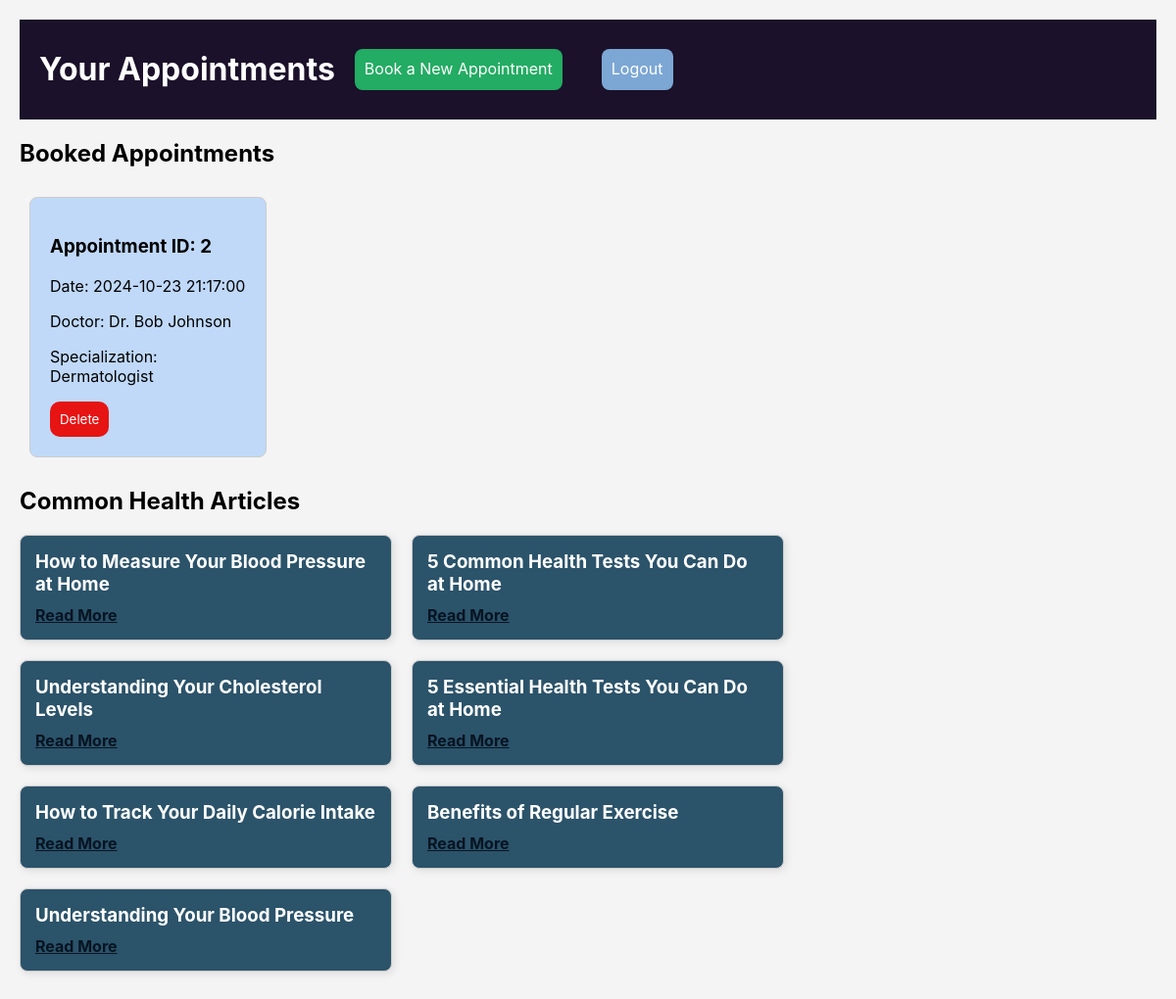
/dashboard.php (signed in), run on the app's committed database.
### tables this page shows
CREATE TABLE `appointments` (
  `id` int(11) NOT NULL,
  `user_id` int(11) NOT NULL,
  `appointment_date` datetime NOT NULL,
  `doctor_id` int(11) NOT NULL
);

CREATE TABLE `doctors` (
  `id` int(11) NOT NULL,
  `name` varchar(100) NOT NULL,
  `specialization` varchar(100) NOT NULL
);

CREATE TABLE `articles` (
  `id` int(11) NOT NULL,
  `title` varchar(255) NOT NULL,
  `content` text NOT NULL
);

### dashboard.php (the view, shortened to what this page needs)
<?php
include 'database.php';
$article_stmt = $conn->prepare("SELECT * FROM articles");
if ($article_stmt->execute()) {
    $article_result = $article_stmt->get_result();
    $articles = $article_result->fetch_all(MYSQLI_ASSOC);
} else {
    echo "Error fetching articles: " . $article_stmt->error;
}
$appointment_stmt = $conn->prepare("
    SELECT a.id, d.name AS doctor_name, d.specialization, a.appointment_date
    FROM appointments a
    JOIN doctors d ON a.doctor_id = d.id
    WHERE a.user_id = ?
");
$appointment_stmt->bind_param("i", $_SESSION['user_id']);
$appointment_stmt->execute();
$appointments_result = $appointment_stmt->get_result();
$appointments = $appointments_result->fetch_all(MYSQLI_ASSOC);
?>
<!DOCTYPE html>
<html lang="en">
<head>
    <link rel="stylesheet" href="dash-style.css">
</head>
<body>
    <header>
        <h1>Your Appointments</h1>
        <a href="book_appointment.php" class="book-btn">Book a New Appointment</a>
        <a href="index.php" class="logout-btn">Logout</a>
    </header>
    <main>
        <h2>Booked Appointments</h2>
        <div class="appointment-cards">
            <?php foreach ($appointments as $appointment): ?>
                <div class="card">
                    <h3>Appointment ID: <?= $appointment['id'] ?></h3>
                    <p>Date: <?= $appointment['appointment_date'] ?></p>
                    <p>Doctor: <?= $appointment['doctor_name'] ?></p>
                    <p>Specialization: <?= $appointment['specialization'] ?></p>
            <form method="POST" action="delete_appointment.php" style="display:inline;" >
                <button type="submit" onclick="return confirm('Are you sure you want to delete this appointment?');" class="delete-btn">Delete</button>
            </form>
                </div>
            <?php endforeach; ?>
        </div>
        <h2>Common Health Articles</h2>
<div class="article-container">
    <?php foreach ($articles as $article): ?>
        <div class="article-card">
            <h3><?= $article['title'] ?></h3>
            <a href="article.php?id=<?= $article['id'] ?>" class="read-more">Read More</a>
        </div>
    <?php endforeach; ?>
</div>
    </main>
</body>
</html>

### dash-style.css (style rules this page uses)
body { font-family:Inter; background-color: #f4f4f4; margin: 0; padding: 20px; }
header { background: #1b112a; color: #fff; padding: 10px 20px; display: flex; }
.logout-btn { text-decoration: none; color:white; padding:10px; border-radius: 8px; background-color: #7ca7d5; margin: 20px; display: flex; }
.book-btn { text-decoration: none; color:white; padding:10px; border-radius: 8px; background-color: #23ac63; margin: 20px; display:flex; }
.appointment-cards { display: flex; flex-wrap: wrap; }
.card { background: #c0d9f8; border: 1px solid #ccc; border-radius: 8px; margin: 10px; padding: 20px; width: 200px; transition: transform 0.2s; }
.article-container { display: flex; flex-wrap: wrap; gap: 20px; margin: 20px 0; }
.article-card { background: #2b536a; border: 1px solid #ccc; color:white; border-radius: 8px; padding: 15px; width: 30%; box-shadow: 2px 2px 8px rgba(0, 0, 0, 0.1); transition: transform 0.2s; }
.article-card h3 { margin: 0 0 10px 0; }
.read-more { color: #071422; font-weight: bold; }
.delete-btn { background-color: rgb(231, 20, 20); font-family:Inter; color:white; padding:10px; border-radius: 10px; box-shadow: none; border:none; }

### data on the page
appointments: id "2", appointment_date "2024-10-23 21:17:00", doctor.name "Dr. Bob Johnson", doctor.specialization "Dermatologist"
articles: title "How to Measure Your Blood Pressure at Home"
articles: title "5 Common Health Tests You Can Do at Home"
articles: title "Understanding Your Cholesterol Levels"
articles: title "5 Essential Health Tests You Can Do at Home"
articles: title "How to Track Your Daily Calorie Intake"
articles: title "Benefits of Regular Exercise"
articles: title "Understanding Your Blood Pressure"
